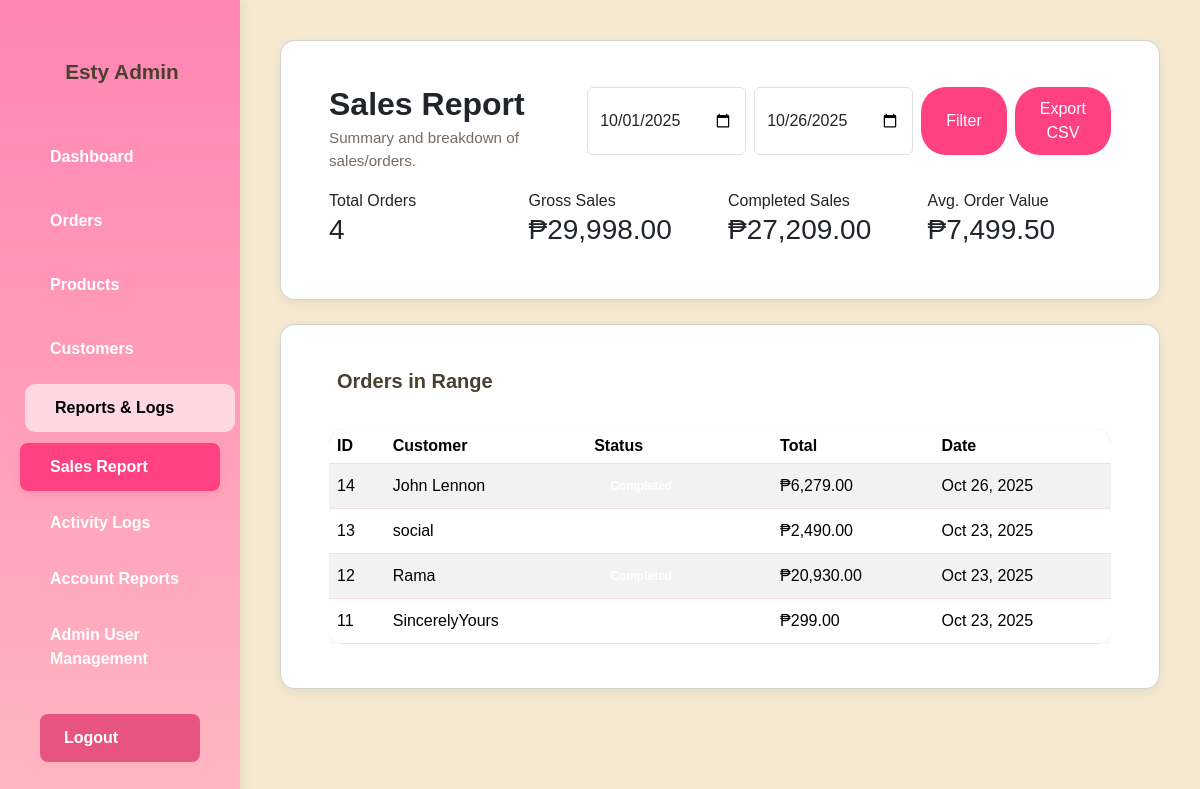
Page /ESTY/admin/sales_report.php (signed in) on the committed database.
### tables this page shows
CREATE TABLE `orders` (
  `id` int(11) NOT NULL,
  `customer_name` varchar(100) DEFAULT NULL,
  `email` varchar(100) DEFAULT NULL,
  `address` text DEFAULT NULL,
  `payment_method` varchar(50) DEFAULT NULL,
  `total` decimal(10,2) DEFAULT NULL,
  `created_at` timestamp NOT NULL DEFAULT current_timestamp(),
  `status` enum('pending','processing','completed','cancelled') DEFAULT 'pending',
  `completed_at` datetime DEFAULT NULL
);

### ESTY/admin/sales_report.php (the view, shortened to what this page needs)
<?php
require_once '../db.php';
$start = $_GET['start'] ?? date('Y-m-01');
$end = $_GET['end'] ?? date('Y-m-d');
$stmt = $conn->prepare("SELECT COUNT(*) as order_count, SUM(total) as gross_sales, SUM(CASE WHEN status = 'completed' THEN total ELSE 0 END) as completed_sales, AVG(total) as avg_order FROM orders WHERE created_at BETWEEN ? AND ?");
$startTime = $start . ' 00:00:00';
$endTime = $end . ' 23:59:59';
$stmt->bind_param('ss', $startTime, $endTime);
$stmt->execute();
$summary = $stmt->get_result()->fetch_assoc();
include 'sidebar.php';
$orders = [];
$stmt = $conn->prepare("SELECT * FROM orders WHERE created_at BETWEEN ? AND ? ORDER BY created_at DESC");
$stmt->bind_param('ss', $startTime, $endTime);
$stmt->execute();
$res = $stmt->get_result();
while ($row = $res->fetch_assoc()) $orders[] = $row;
?>
<!DOCTYPE html>
<html lang='en'>
<head>
  <link href='https://cdn.jsdelivr.net/npm/bootstrap@5.3.3/dist/css/bootstrap.min.css' rel='stylesheet'>
  <link rel='stylesheet' href='admin-style.css'>
</head>
<body>
<div class='main-content'>
  <div class='card mb-4'>
    <div class='d-flex flex-column flex-md-row justify-content-between align-items-md-center gap-2 p-3 pb-0'>
      <div>
        <h2 class='fw-bold mb-1'>Sales Report</h2>
        <p class='muted mb-0'>Summary and breakdown of sales/orders.</p>
      </div>
      <form method='get' class='d-flex gap-2'>
        <input type='date' name='start' class='form-control' value='<?= htmlspecialchars($start) ?>'>
        <input type='date' name='end' class='form-control' value='<?= htmlspecialchars($end) ?>'>
        <button class='btn btn-add'>Filter</button>
        <a class='btn btn-outline-secondary' href='sales_report.php?start=<?= urlencode($start) ?>&end=<?= urlencode($end) ?>&export=csv'>Export CSV</a>
      </form>
    </div>
    <div class='row g-3 p-3'>
      <div class='col-md-3'><div class='stats-card'><span>Total Orders</span><h3><?= (int)($summary['order_count'] ?? 0) ?></h3></div></div>
      <div class='col-md-3'><div class='stats-card'><span>Gross Sales</span><h3>₱<?= number_format($summary['gross_sales'] ?? 0, 2) ?></h3></div></div>
      <div class='col-md-3'><div class='stats-card'><span>Completed Sales</span><h3>₱<?= number_format($summary['completed_sales'] ?? 0, 2) ?></h3></div></div>
      <div class='col-md-3'><div class='stats-card'><span>Avg. Order Value</span><h3>₱<?= number_format($summary['avg_order'] ?? 0, 2) ?></h3></div></div>
    </div>
  </div>
  <div class='card'>
    <div class='card-body'>
      <h5 class='mb-3'><i class='bi bi-receipt me-2'></i>Orders in Range</h5>
      <div class='table-responsive'>
        <table class='table table-striped align-middle mb-0'>
          <thead>
            <tr>
              <th>ID</th><th>Customer</th><th>Status</th><th>Total</th><th>Date</th>
            </tr>
          </thead>
          <tbody>
            <?php if (empty($orders)): ?>
              <tr><td colspan='5' class='text-center text-muted py-4'>No orders found.</td></tr>
            <?php else: foreach ($orders as $o): ?>
              <tr>
                <td><?= (int)$o['id'] ?></td>
                <td><?= htmlspecialchars($o['customer_name']) ?></td>
                <td><span class='badge bg-<?= strtolower($o['status']) ?> px-3 py-2'><?= ucfirst($o['status']) ?></span></td>
                <td>₱<?= number_format($o['total'], 2) ?></td>
                <td><?= date('M d, Y', strtotime($o['created_at'])) ?></td>
              </tr>
            <?php endforeach; endif; ?>
          </tbody>
        </table>
      </div>
    </div>
  </div>
</div>
</body>
</html>

### ESTY/admin/admin-style.css (style rules this page uses)
body { background-color: #F5E8D0; color: #4B3F2F; font-family: 'Arial', sans-serif; margin: 0; display: flex; min-height: 100vh; }
.main-content { margin-left: 240px; padding: 48px 56px; flex: 1; overflow-y: auto; }
.card { background: #ffffff; border-radius: 15px; box-shadow: 0 4px 10px rgba(0,0,0,0.05); padding: 28px 32px; margin-bottom: 30px; transition: transform 0.3s ease, box-shadow 0.3s ease; }
.card h5 { color: #4B3F2F; font-weight: 600; }
table { width: 100%; background-color: #fff; border-radius: 10px; overflow: hidden; margin-top: 20px; }
thead { background-color: #ffb6c1; color: #4B3F2F; }
th, td { padding: 14px 16px; border-bottom: 1px solid #f2dcdc; }
.btn { background-color: #ff4081; color: #fff; border: none; border-radius: 25px; padding: 10px 25px; transition: all 0.3s ease; }
.muted { color: #7a6b5e; font-size: 0.95rem; }
body { background-color: #fdf6f9 !important; font-family: 'Arial', sans-serif !important; color: #4B3F2F !important; margin: 0; }
.main-content { margin-left: 240px !important; padding: 40px !important; background-color: #F5E8D0; min-height: 100vh; box-sizing: border-box; }
.card, .table { background: #fff; border-radius: 15px; box-shadow: 0 4px 10px rgba(0, 0, 0, 0.05); }
.btn-primary, .btn-add { background-color: #ff4081 !important; border: none !important; color: white !important; border-radius: 25px !important; padding: 10px 25px !important; transition: all 0.3s ease; }

### rows in the picture
orders: id "14", customer_name "John Lennon", total "6,279.00", created_at "Oct 26, 2025"
orders: id "13", customer_name "social", total "2,490.00", created_at "Oct 23, 2025"
orders: id "12", customer_name "Rama", total "20,930.00", created_at "Oct 23, 2025"
orders: id "11", customer_name "SincerelyYours", total "299.00", created_at "Oct 23, 2025"

### other values in the picture
$summary['order_count'] "4"
$summary['gross_sales'] "29,998.00"
$summary['completed_sales'] "27,209.00"
$summary['avg_order'] "7,499.50"
